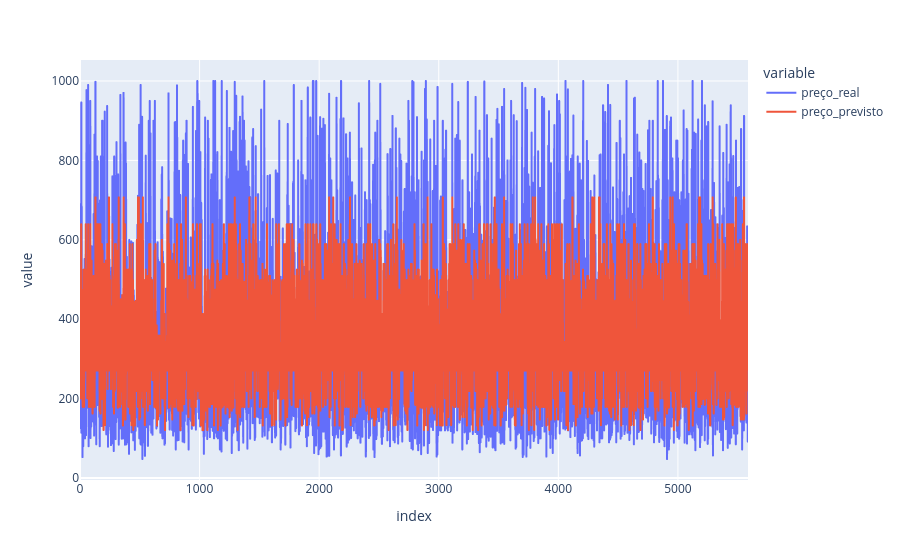

Notebook cell for this chart:
### Markdown cell above
Ou seja, nosso modelo está realmente tendo algum efeito quando comparado com a média, está performando melhor que sem um modelo

### Code cell
df_resultados_arvore = pd.DataFrame({
    'id_imovel': X_test['id'],       # Busca o ID original que ficou de fora do treino
    'preço_real': y_test,             # A nota real (Target)
    'preço_previsto': y_pred_arvore      # A nota que a árvore calculou
})
df_resultados_arvore.reset_index(drop=True, inplace=True)
df_resultados_arvore['erro'] = (df_resultados_arvore['preço_real'] - df_resultados_arvore['preço_previsto']).abs() / df_resultados_arvore['preço_real'] 


fig = px.line(df_resultados_arvore, y=['preço_real', 'preço_previsto'])
fig.show()
print(df_resultados_arvore[df_resultados_arvore['erro'] >=0.1].head())

### Figure 1 — Plotly figure (JSON) as saved in the notebook; plotly's stock layout.template omitted (floating-point values rounded to 4 significant figures; data arrays with more than 128 entries replaced by an {"elided": "..."} marker saying what was removed)
{"data": [{"hovertemplate": "variable=preço_real<br>index=%{x}<br>value=%{y}<extra></extra>", "legendgroup": "preço_real", "line": {"color": "#636efa", "dash": "solid"}, "marker": {"symbol": "circle"}, "mode": "lines", "name": "preço_real", "showlegend": true, "type": "scattergl", "x": {"elided": "5587 int values"}, "xaxis": "x", "y": {"elided": "5587 float values"}, "yaxis": "y"}, {"hovertemplate": "variable=preço_previsto<br>index=%{x}<br>value=%{y}<extra></extra>", "legendgroup": "preço_previsto", "line": {"color": "#EF553B", "dash": "solid"}, "marker": {"symbol": "circle"}, "mode": "lines", "name": "preço_previsto", "showlegend": true, "type": "scattergl", "x": {"elided": "5587 int values"}, "xaxis": "x", "y": {"elided": "5587 float values"}, "yaxis": "y"}], "layout": {"legend": {"title": {"text": "variable"}, "tracegroupgap": 0}, "margin": {"t": 60}, "xaxis": {"anchor": "y", "domain": [0, 1], "title": {"text": "index"}}, "yaxis": {"anchor": "x", "domain": [0, 1], "title": {"text": "value"}}}}
